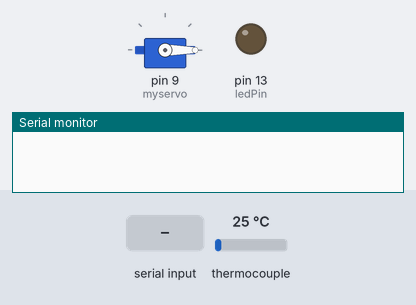
Recording of a sketch running on a simulated Arduino Uno, built with avr-gcc and run on an emulated ATmega328P. Shown: servo, output pins drawn as LEDs (lit = HIGH), the last lines printed to the serial monitor. The test bench sets the inputs (shaded band); at power-on: thermocouple 25 °C.

Above: at 1.2 s.
1.3 s: "start" received over Serial
At 2.72 s:
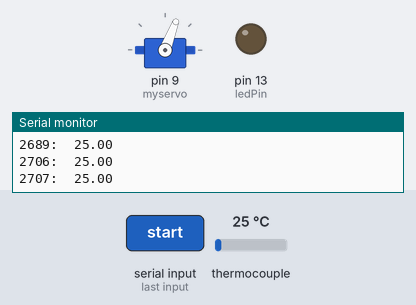
At 3.5 s:
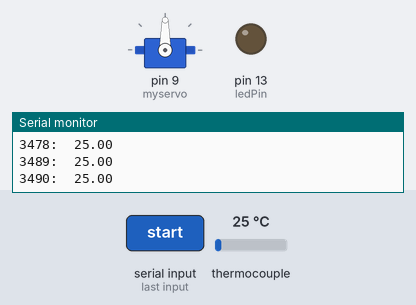
4.3 s: thermocouple set to 6 °C
At 7.05 s:
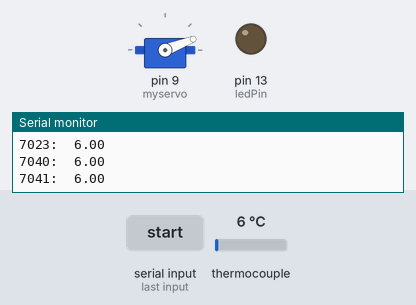
Timing chart, 0 to 8.7 s (numbered marks = the images above; inputs shaded):
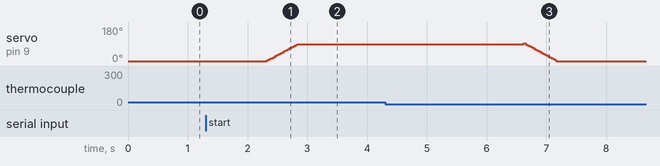

Measured:
- after the input at 1.3 s, servo on pin 9 (myservo): moves from 0° to 90° over 0.51 s, starting after 1.0 s

The sketch:

control.ino
```cpp
#include <Servo.h>
#include <SPI.h>
#include "Adafruit_MAX31855.h"


#define MAXDO   3
#define MAXCS   4
#define MAXCLK  5


Adafruit_MAX31855 thermocouple(MAXCLK, MAXCS, MAXDO);

void check();
void stop();
void zero();
void delay();
void sped();
void angl();
void read();


int analogPinIn = A1; //white
int ledPin = 13;
int relayPin = 5; //yellow
int time = 3000;    // changes the delay the servo makes in milisecionds
int speed = 3;    // changes the speed of the servo in degrees/15millisecionds
int angle = 90;   // change the angle the servo moves too in degrees
int pos = 0;    // used to change position of servo in for loop
int clock = 0;    // used to set delay in for loop
unsigned long tim = millis();
String entry = "zero";
String comp = "empty";
Servo myservo;


void setup() {
  Serial.begin(115200);
  pinMode(relayPin, OUTPUT);
  pinMode(ledPin, OUTPUT);
  myservo.attach(9);
}

void loop() {
  check();
  if (entry == "s"){
    stop();
  }
  if (entry == "zero"){
    zero();
  }
  if (entry == "delay"){
    delay();
  }
  if (entry == "speed"){
    sped();
  }
  if (entry == "angle"){
    angl();
  }
  if (entry == "start"){
    read();
    for (pos = 0; pos <= angle; pos += speed){
      check();
      read();
      if (entry == "s"){
        break;
      }
      myservo.write(pos);
      delay(15);
      read();
    }
    for (clock = 0; clock <= time; clock += 10){
      check();
      read();
      if (entry == "s"){
        break;
      } else{
        delay(10);
        read();
      }
    }
    for (pos = pos; pos >= 0; pos -= speed){
      check();
      read();
      if (entry == "s"){
        break;
      }
      myservo.write(pos);
      delay(15);
      read();
    }
    read();
    if (entry != "s"){
      entry = "empty";
    }
  }
}


void check() {
  if (Serial.available()>0){
   entry= Serial.readString();
   entry.trim();
 }
}

void stop() {
  Serial.println("sequence stopped type resume to continue");
  while (entry == "s"){
    myservo.write(0);
    if (Serial.available()>0){
      comp = Serial.readString();
      comp.trim();
    }
    if (comp == "resume"){
      Serial.println("resuming");
      entry = "empty";
     comp = "empty";
    }
  }
}

void zero() {
  myservo.write(0);
  delay(15);
  entry = "empty";
}

void delay() {
  Serial.println("enter value");
  while (entry=="delay") {
    if (Serial.available()>0){
      time= (Serial.read() - 48)*1000;
      Serial.print("value set to ");
      Serial.println(time, DEC);
      entry= "empty";
    }
  }
}

void sped() {
 Serial.println("enter value");
  while (entry == "speed"){
    if (Serial.available()>0){
      speed = (Serial.read() - 48);
      Serial.print("value set to ");
      Serial.println(speed, DEC);
      entry = "empty";
    }
  }
}

void angl() {
  Serial.println("enter value");
  while (entry == "angle"){
    if (Serial.available()>0){
      angle = (Serial.read() - 48)*10;
      Serial.print("value set to ");
      Serial.println(angle, DEC);
      entry = "empty";
    }
  }
}

void read() {
  tim = millis();
  Serial.print(tim);
  Serial.print(":");
  Serial.print("\t");
  double c = thermocouple.readCelsius();
  Serial.print(c);
  Serial.println();
}
```
